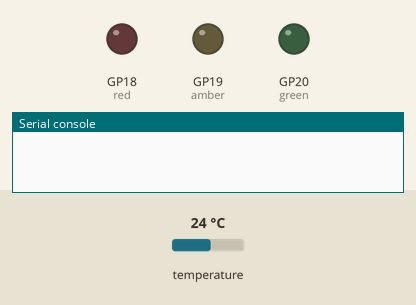
Recording of a program running on a simulated Raspberry Pi Pico running MicroPython. Shown: output pins drawn as LEDs (lit = HIGH), the last lines printed to the serial console. Inputs (shaded band) come from the test bench; at power-on: temperature 24 °C.

Above: at 1.2 s.
1.3 s: temperature set to 22.7 °C
9.8 s: temperature set to 21.5 °C
At 12.6 s:
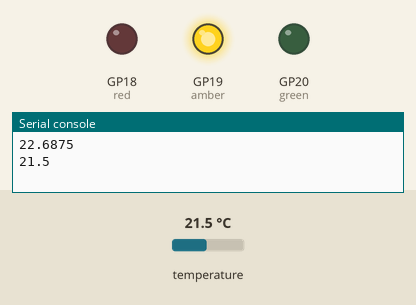
18.3 s: temperature set to 18.6 °C
26.8 s: temperature set to 17.5 °C
At 31.0 s:
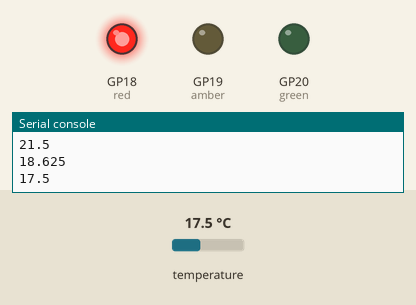
35.3 s: temperature set to 19 °C
At 43.3 s:
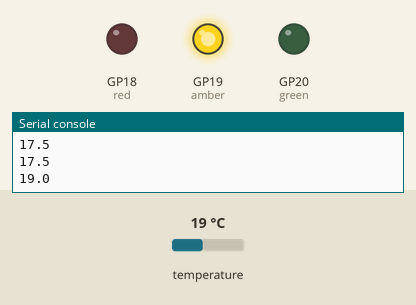
43.8 s: temperature set to 12 °C
At 49.4 s:
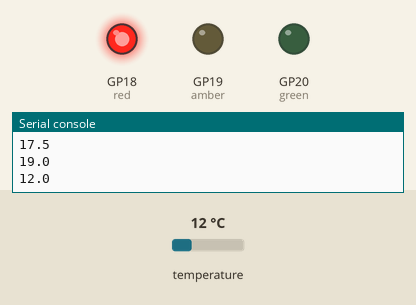
Timing chart, 0 to 50.9 s (numbered marks = the images above; inputs shaded):
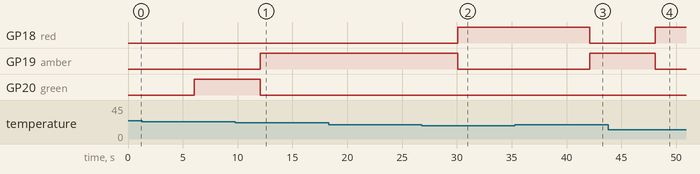

Measured:
- the behaviour switches between 22 and 21.9 °C on temperature (found by bisection; images 0 and 1)
- the behaviour switches between 18.1 and 18 °C on temperature (found by bisection; images 1 and 2)
- after the input at 9.8 s, GP19 (amber): LOW → HIGH after 2.3 s; GP20 (green): HIGH → LOW after 2.3 s
- after the input at 26.8 s, GP18 (red): LOW → HIGH after 3.3 s; GP19 (amber): HIGH → LOW after 3.3 s
- after the input at 35.3 s, GP18 (red): HIGH → LOW after 6.8 s; GP19 (amber): LOW → HIGH after 6.8 s
- after the input at 43.8 s, GP18 (red): LOW → HIGH after 4.3 s; GP19 (amber): HIGH → LOW after 4.3 s

The program:

temperatueIndicators.py
```python
import onewire, ds18x20, time
from machine import Pin

red = Pin(18, Pin.OUT)
amber = Pin(19, Pin.OUT)
green = Pin(20, Pin.OUT)

SensorPin = Pin(26, Pin.IN)

sensor = ds18x20.DS18X20(onewire.OneWire(SensorPin))

roms = sensor.scan()

while True:

    time.sleep(5)

    for rom in roms:

        sensor.convert_temp()
        time.sleep(1)

        reading = sensor.read_temp(rom)

        print(reading)

        if reading <= 18:

            red.value(1)
            amber.value(0)
            green.value(0)

        elif 18 < reading < 22:

            red.value(0)
            amber.value(1)
            green.value(0)

        elif reading >= 22:

            red.value(0)
            amber.value(0)
            green.value(1)
```
